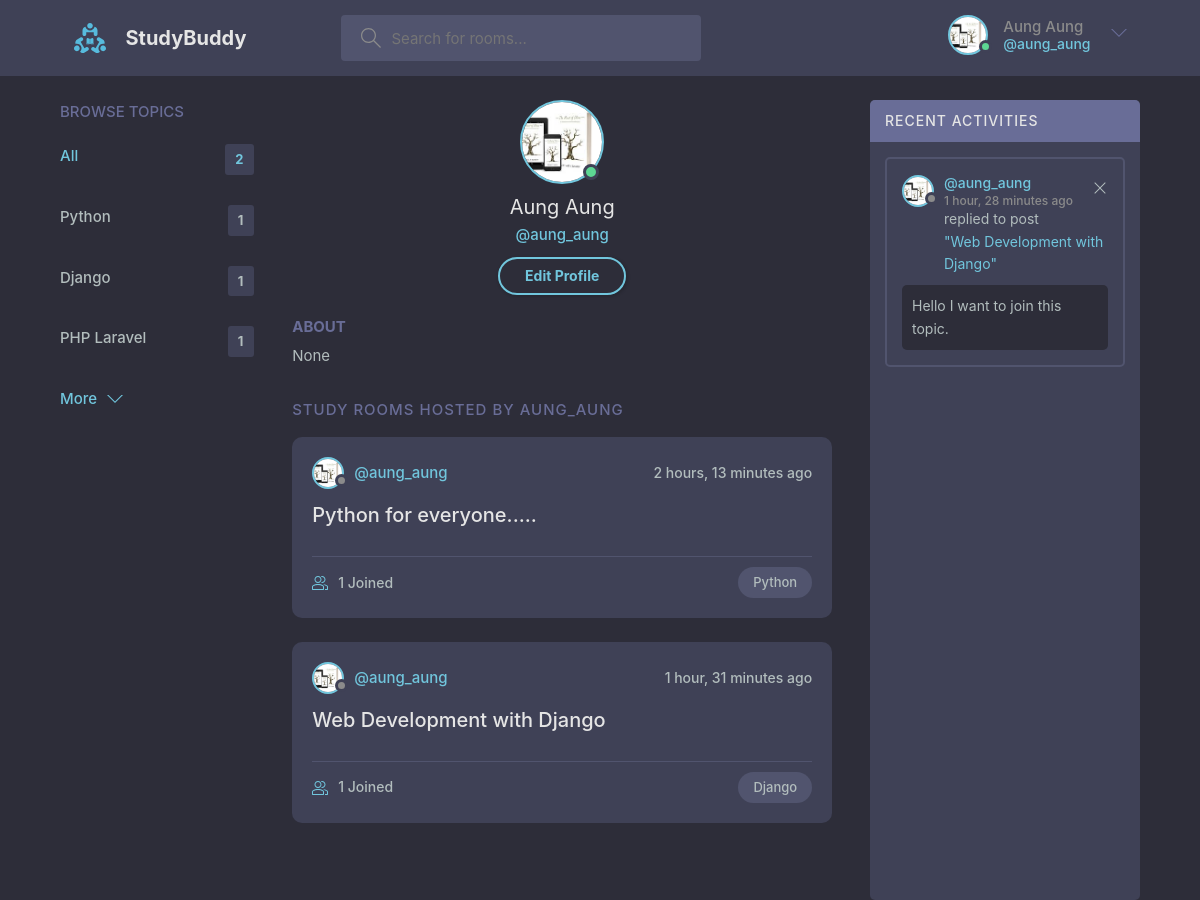
Page /profile/2/ (signed in) on the committed database.
### base/models.py (models this page shows, shortened)
class User(AbstractUser):
    name = models.CharField(max_length=200, null=True, blank=True)
    email = models.EmailField(unique=True,null=True, blank=True)
    image = models.ImageField(null=True, blank=True, default='avatar.svg')
    about = models.TextField(null=True, blank=True)
    USERNAME_FIELD = 'email'
    REQUIRED_FIELDS = ['']

class Topic(models.Model):
    name = models.CharField(max_length=200)
    def __str__(self):
        return self.name

class Room(models.Model):
    topic = models.ForeignKey(Topic, null=True, on_delete=models.SET_NULL)
    host = models.ForeignKey(User, null=True, on_delete=models.SET_NULL)
    name = models.CharField(max_length=200)
    description = models.TextField(null=True, blank=True)
    participants = models.ManyToManyField(User, blank=True, related_name='participants')
    updated = models.DateTimeField(auto_now=True)
    created = models.DateTimeField(auto_now_add=True)
    class Meta:
        ordering = ['-updated', '-created']

class Message(models.Model):
    user = models.ForeignKey(User, on_delete=models.CASCADE)
    room = models.ForeignKey(Room, on_delete=models.CASCADE)
    body = models.TextField()
    updated = models.DateTimeField(auto_now=True)
    created = models.DateTimeField(auto_now_add=True)
    class Meta:
        ordering = ['-updated', '-created']

### base/views.py (the view)
# urls.py: path('profile/<str:pk>/', views.userProfile, name='user-profile'),
@login_required(login_url='login')
def userProfile(request, pk):
    query = request.GET.get('q') if request.GET.get('q') is not None else ''
    user = User.objects.get(id=pk)
    topics = Topic.objects.all()[0:5]
    total_rooms = user.room_set.all().count()
    rooms = user.room_set.filter(
        Q(host = request.user) &
        Q(topic__name__icontains = query) |
        Q(host__username__icontains = query) |
        Q(name__icontains = query) |
        Q(description__icontains = query)
    )
    try:
        room_messages = Message.objects.filter(Q(room__host = user) & Q(room__topic__name__icontains = query))
    except:
        room_messages = []
    context = {
        'user': user,
        'topics': topics,
        'rooms': rooms,
        'room_messages': room_messages,
        'total_rooms': total_rooms
    }
    return render(request, 'base/profile.html', context)

### base/templates/base/profile.html (shortened to what this page needs)
{% extends 'main.html' %}
{% block content %}
{% load static %}
<main class="profile-page layout layout--3">
  <div class="container">
    {% include 'base/topic_component.html' %}
    <div class="roomList scroll">
      <div class="profile">
        <div class="profile__avatar">
          <div class="avatar avatar--large active">
            <img src="{{ user.image.url }}" alt="">
          </div>
        </div>
        <div class="profile__info">
          <h3>{{ user.name }}</h3>
          <p>@{{ user.username }}</p>
          {% if user == request.user %}
          <a href="{% url 'edit-profile' user.id %}" class="btn btn--main btn--pill">Edit Profile</a>
          {% endif %}
        </div>
        <div class="profile__about">
          <h3>About</h3>
          <p>{{ user.about }}</p>
        </div>
      </div>
      <div class="roomList__header">
        <div>
          <h2>Study Rooms Hosted by {{ user.username }}</a>
          </h2>
        </div>
      </div>
      {% for room in rooms %}
      <div class="roomListRoom">
        <div class="roomListRoom__header">
          <a href="{% url 'user-profile' room.host.id %}" class="roomListRoom__author">
            <div class="avatar avatar--small">
              <img src="{{ room.host.image.url }}" />
            </div>
            <span>@{{ room.host.username }}</span>
          </a>
          <div class="roomListRoom__actions">
            <span>{{ room.created|timesince }} ago</span>
          </div>
        </div>
        <div class="roomListRoom__content">
          <a href="{% url 'room' room.id %}">{{ room.name }}</a>
        </div>
        <div class="roomListRoom__meta">
          <a href="{% url 'room' room.id %}" class="roomListRoom__joined">
            {{ room.participants.all.count }} Joined
          </a>
          <p class="roomListRoom__topic">{{ room.topic }}</p>
        </div>
      </div>
      {% endfor %}
    </div>
    {% include 'base/activity_component.html' %}
  </div>
</main>
{% endblock %}

### templates/main.html (shortened to what this page needs)
<!DOCTYPE html>
<html lang="en">
{% load static %}
<head>
    <link rel="stylesheet" href="{% static 'css/main.css' %}" />
</head>
<body>
    {% include 'navbar.html' %}
    {% block content %}
    {% endblock %}
</body>
</html>

### templates/navbar.html (shortened to what this page needs)
{% load static %}
<header class="header header--loggedIn">
    <div class="container">
        <a href="/" class="header__logo">
            <img src="{% static 'images/logo.svg' %}" />
            <h1>StudyBuddy</h1>
        </a>
        <form class="header__search" action="" method="get">
            <label>
                <input placeholder="Search for rooms..." name="q" />
            </label>
        </form>
        <nav class="header__menu">
            {% if request.user.is_authenticated %}
            <div class="header__user">
                <a href="{% url 'user-profile' request.user.id %}">
                    <div class="avatar avatar--medium active">
                        <img src="{{ request.user.image.url }}" />
                    </div>
                    <p>{{ request.user.name }} <span>@{{ request.user.username }}</span></p>
                </a>
                <button class="dropdown-button">
                    <svg version="1.1" xmlns="http://www.w3.org/2000/svg" width="32" height="32" viewBox="0 0 32 32">
                        <title>chevron-down</title>
                        <path d="M16 21l-13-13h-3l16 16 16-16h-3l-13 13z"></path>
                    </svg>
                </button>
            </div>
            {% endif %}
        </nav>
    </div>
</header>

### base/templates/base/topic_component.html
<div class="topics scroll">
    <div class="topics__header">
        <h2>Browse Topics</h2>
    </div>
    <ul class="topics__list">
        <li>
            <a href="?q=" class="active">All <span>{{ total_rooms }}</span></a>
        </li>
        {% for topic in topics %}
        <li>
            <a href="?q={{ topic.name }}">{{ topic.name }}
                <span>{{ topic.room_set.all.count }}</span>
            </a>
        </li>
        {% endfor %}
    </ul>
    <a class="btn btn--link" href="{% url 'm_topics' %}">
        More
        <svg version="1.1" xmlns="http://www.w3.org/2000/svg" width="32" height="32" viewBox="0 0 32 32">
            <title>chevron-down</title>
            <path d="M16 21l-13-13h-3l16 16 16-16h-3l-13 13z"></path>
        </svg>
    </a>
</div>

### base/templates/base/activity_component.html
<div class="activities scroll">
    <div class="activities__header">
        <h2>Recent Activities</h2>
    </div>
    {% for message in room_messages %}
    <div class="activities__box">
        <div class="activities__boxHeader roomListRoom__header">
            <a href="{% url 'user-profile' message.user.id %}" class="roomListRoom__author">
                <div class="avatar avatar--small">
                    <img src="{{ message.user.image.url }}" />
                </div>
                <p>
                    @{{ message.user.username }}
                    <span>{{ message.created|timesince }} ago</span>
                </p>
            </a>
            <div class="roomListRoom__actions">
                {% if message.user == request.user %}
                <a href="{% url 'delete-message' message.id %}">
                    <svg version="1.1" xmlns="http://www.w3.org/2000/svg" width="32" height="32" viewBox="0 0 32 32">
                        <title>remove</title>
                        <path
                            d="M27.314 6.019l-1.333-1.333-9.98 9.981-9.981-9.981-1.333 1.333 9.981 9.981-9.981 9.98 1.333 1.333 9.981-9.98 9.98 9.98 1.333-1.333-9.98-9.98 9.98-9.981z">
                        </path>
                    </svg>
                </a>
                {% endif %}
            </div>
        </div>
        <div class="activities__boxContent">
            <p>replied to post <a href="{% url 'room' message.room.id %}">"{{ message.room.name }}"</a></p>
            <div class="activities__boxRoomContent">
                {{ message.body }}
            </div>
        </div>
    </div>
    {% endfor %}
</div>

### rows in the picture
User: user.image (picture), user.name "Aung Aung", user.username "aung_aung", image (picture), name "Aung Aung", username "aung_aung", about "None", username "AUNG_AUNG"
Topic: name "Python", room_set.all.count "1"
Topic: name "Django", room_set.all.count "1"
Topic: name "PHP Laravel", room_set.all.count "1"
Room: host.image (picture), host.username "aung_aung", created "2 hours, 13 minutes", name "Python for everyone.....", participants.all.count "1", topic "Python"
Room: host.image (picture), host.username "aung_aung", created "1 hour, 31 minutes", name "Web Development with Django", participants.all.count "1", topic "Django"
Message: user.image (picture), user.username "aung_aung", created "1 hour, 28 minutes", room.name "Web Development with Django", body "Hello I want to join this topic."

### other values in the picture
{{ total_rooms }} "2"
